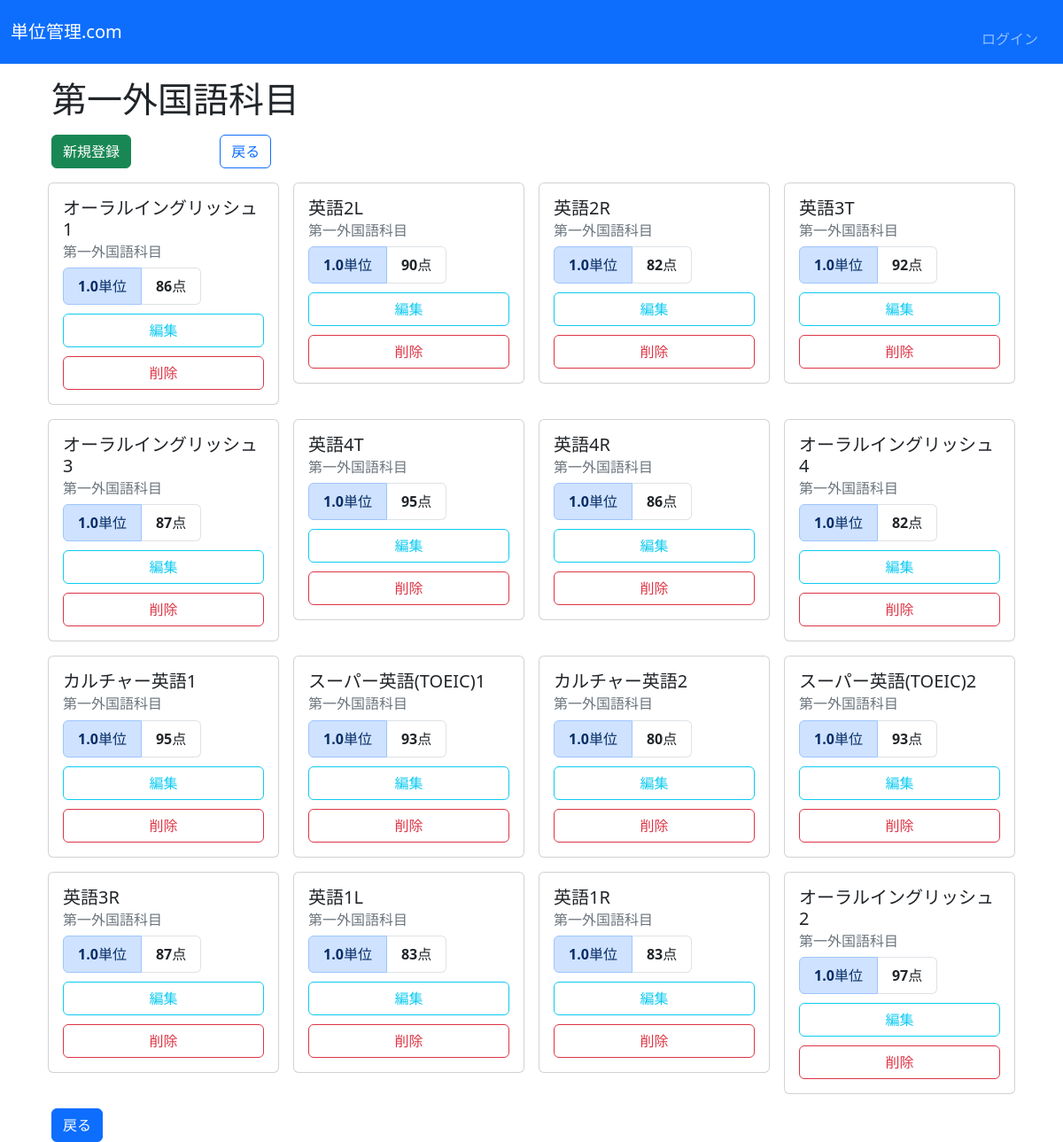
The page /crud/第一外国語科目/ on the database its author committed.
### crud/models.py (models this page shows, shortened)
class Subject(models.Model):
  name = models.CharField(max_length=100)
  credit = models.FloatField(null=True, blank=False)
  score = models.PositiveIntegerField()
  category = models.ForeignKey(Category, on_delete=models.DO_NOTHING)

class Category(models.Model):
  name = models.CharField(max_length=200)
  requiredment_credit = models.PositiveIntegerField(default=0)
  def __str__(self):
    return self.name

### crud/views.py (the view)
# urls.py: path('crud/<str:category>/', CategorySubjectListView.as_view(), name="category-subject-list"),
class CategorySubjectListView(ListView):
  model = Subject
  template_name = "crud/category_subject.html"
  context_object_name = "subjects"
  def get_queryset(self, **kwargs):
    category_name = self.kwargs["category"]
    category = get_object_or_404(Category, name=category_name)
    return super().get_queryset().filter(category=category)

### creditmanagement/crud/templates/crud/category_subject.html (shortened to what this page needs)
{% extends "base.html" %}
{% block content %}
  {% if object_list %}
    <h1 style="margin-left: 1rem; margin-bottom: 1rem;">{{ object_list.0.category }}</h1>
  {% endif %}
    <button class="btn btn-success" style="margin-right: 5rem; margin-left: 1rem; margin-bottom: 1rem;" type="button" onclick="location.href='{% url 'new' %}'">新規登録</button>
    <button class="btn btn-outline-primary" style="margin-left: 1rem; margin-bottom: 1rem;" onclick="location.href='{% url 'list' %}'">戻る</button>
    <div class="container">
      <div class="row row-cols-1 row-cols-md-2 row-cols-lg-4 g-3">
        {% for subject in object_list %}
        <div class="col-lg-3 col-md-6">
          <div class="card">
            <div class="card-body">
              <h5 class="card-title">{{ subject.name }}</h5>
              <h6 class="card-subtitle mb-2 text-secondary">{{ subject.category }}</h6>
                <ul class="list-group  list-group-horizontal">
                  <li class="list-group-item list-group-item-primary"><span class="fw-bolder">{{ subject.credit }}</span>単位</li>
                  <li class="list-group-item"><span class="fw-bolder">{{ subject.score }}</span>点</li>
                </ul>
                <button class="btn btn-outline-info w-100" style="margin-top: 10px;" onclick="location.href='{% url 'edit' pk=subject.pk %}'">編集</button>
                <button class="btn btn-outline-danger w-100" style="margin-top: 10px;" onclick="location.href='{% url 'delete' pk=subject.pk %}'">削除</button>
            </div>
          </div>
        </div>
        {% endfor %}
      </div>
    </div>
    <button class="btn btn-primary" style="margin-left: 1rem; margin-top: 1rem;" onclick="location.href='{% url 'list' %}'">戻る</button>
  {% endblock %}

### rows shown on the page
Subject: category.name "第一外国語科目", name "オーラルイングリッシュ1", category "第一外国語科目", credit "1.0", score "86"
Subject: name "英語2L", category "第一外国語科目", credit "1.0", score "90"
Subject: name "英語2R", category "第一外国語科目", credit "1.0", score "82"
Subject: name "英語3T", category "第一外国語科目", credit "1.0", score "92"
Subject: name "オーラルイングリッシュ3", category "第一外国語科目", credit "1.0", score "87"
Subject: name "英語4T", category "第一外国語科目", credit "1.0", score "95"
Subject: name "英語4R", category "第一外国語科目", credit "1.0", score "86"
Subject: name "オーラルイングリッシュ4", category "第一外国語科目", credit "1.0", score "82"
Subject: name "カルチャー英語1", category "第一外国語科目", credit "1.0", score "95"
Subject: name "スーパー英語(TOEIC)1", category "第一外国語科目", credit "1.0", score "93"
Subject: name "カルチャー英語2", category "第一外国語科目", credit "1.0", score "80"
Subject: name "スーパー英語(TOEIC)2", category "第一外国語科目", credit "1.0", score "93"
Subject: name "英語3R", category "第一外国語科目", credit "1.0", score "87"
Subject: name "英語1L", category "第一外国語科目", credit "1.0", score "83"
Subject: name "英語1R", category "第一外国語科目", credit "1.0", score "83"
Subject: name "オーラルイングリッシュ2", category "第一外国語科目", credit "1.0", score "97"
